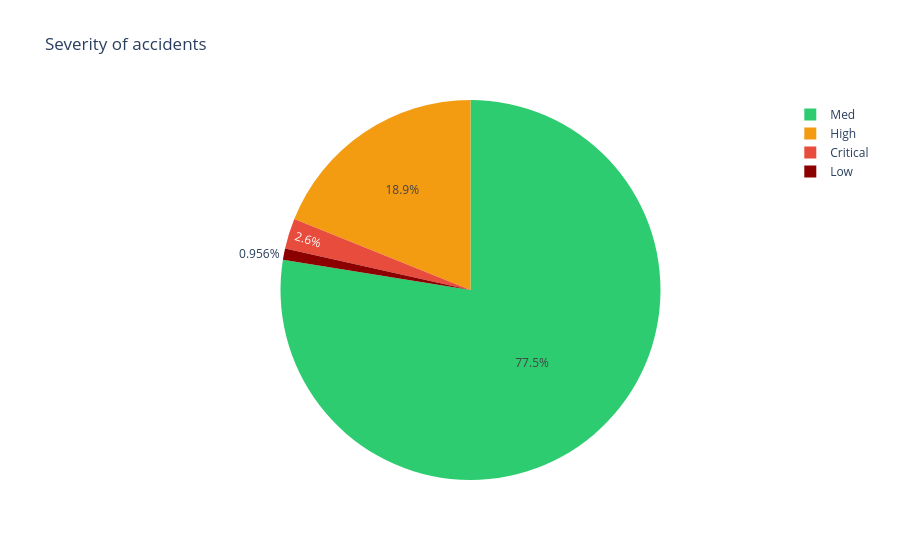

Write notebook code for a chart like this one.
### Code cell
# Severity levels
sev_labels = {1: 'Low', 2: 'Med', 3: 'High', 4: 'Critical'}
sev_data = df_us['Severity'].value_counts().sort_index()
sev_names = [sev_labels[i] for i in sev_data.index]

fig2 = px.pie( 
    values=sev_data.values, 
    names=sev_names, 
    title='Severity of accidents',
    color_discrete_sequence=['#2ECC71', '#F39C12', '#E74C3C', '#8B0000']
)

fig2.show()

### Figure 1 — Plotly figure (JSON) as saved in the notebook; plotly's stock layout.template omitted (floating-point values rounded to 4 significant figures)
{"data": [{"domain": {"x": [0, 1], "y": [0, 1]}, "hovertemplate": "label=%{label}<br>value=%{value}<extra></extra>", "labels": ["Low", "Med", "High", "Critical"], "legendgroup": "", "name": "", "showlegend": true, "type": "pie", "values": [65406, 5304072, 1293169, 177877]}], "layout": {"legend": {"tracegroupgap": 0}, "piecolorway": ["#2ECC71", "#F39C12", "#E74C3C", "#8B0000"], "title": {"text": "Severity of accidents"}}}
